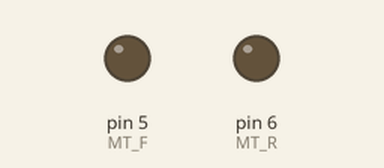
Bench run of a sketch on a simulated Arduino Uno, built with avr-gcc and run on an emulated ATmega328P. Parts: output pins drawn as LEDs (lit = HIGH).

Above: at 0.05 s.
At 3.55 s:
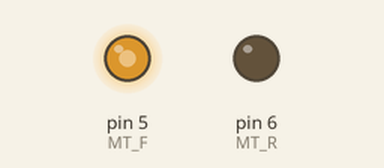
At 7.15 s:
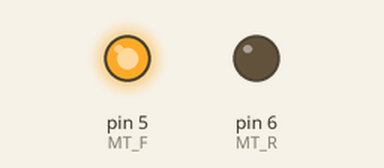
At 14.35 s:
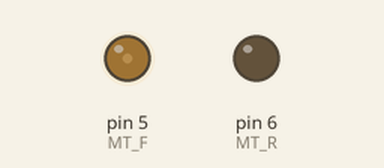
Timing chart, 0 to 26.5 s (numbered marks = the images above):
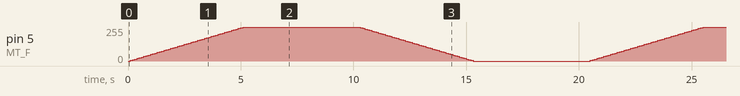

The sketch:

analog_motor.ino
```cpp
const int MT_F = 5;
const int MT_R = 6;

void setup(){
    pinMode( MT_F, OUTPUT );
    pinMode( MT_R, OUTPUT );
}

void loop(){
    int speed;

    analogWrite( MT_F, 0 );
    analogWrite( MT_R, 0 );

    speed = 0;
    while( speed <= 255 ){
        analogWrite( MT_F, speed );
        delay( 100 );
        speed = speed + 5;
    }

    delay( 5000 );

    speed = 255;
    while( speed >= 0 ){
        analogWrite( MT_F, speed );
        delay( 100 );
        speed = speed - 5;
    }

    delay( 5000 );

}
```
